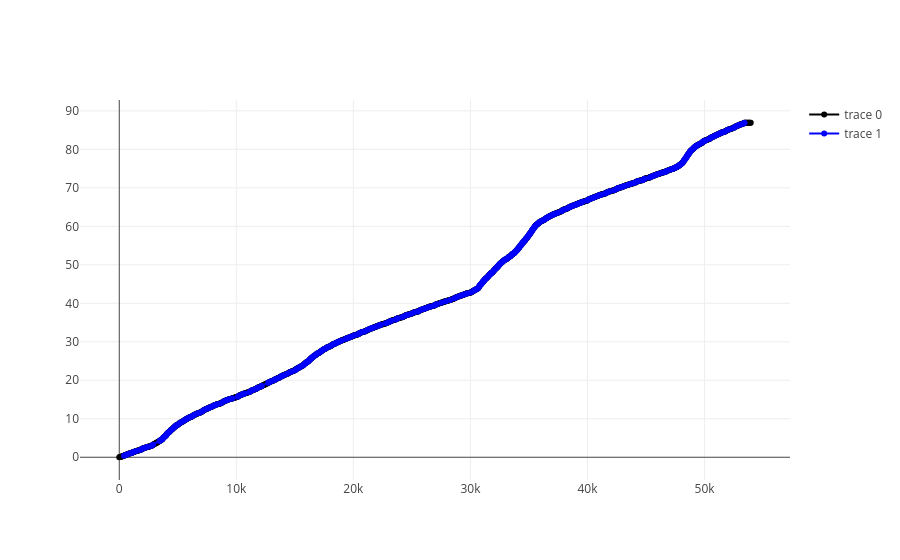

Notebook code cell kept with this figure:
### Code cell
plot_data = [
    go.Scatter(
        x=xx, y=interp,
        mode='lines+markers'
    ),
    go.Scatter(
        x=df_pos1['absolute_distance'], y=df_pos1['timing_from_lap'],
        mode='lines+markers', line=dict(color='blue'),
    ),
]
plot_layout = dict()
figure = go.Figure(data=plot_data, layout=plot_layout)
figure.show()

### Figure 1 — Plotly figure (JSON) as saved in the notebook; plotly's stock layout.template omitted (floating-point values rounded to 4 significant figures; data arrays with more than 128 entries replaced by an {"elided": "..."} marker saying what was removed)
{"data": [{"mode": "lines+markers", "type": "scatter", "x": {"elided": "1001 float values"}, "y": {"elided": "1001 float values"}}, {"line": {"color": "blue"}, "mode": "lines+markers", "type": "scatter", "x": {"elided": "331 float values"}, "y": {"elided": "331 float values"}}], "layout": {}}
